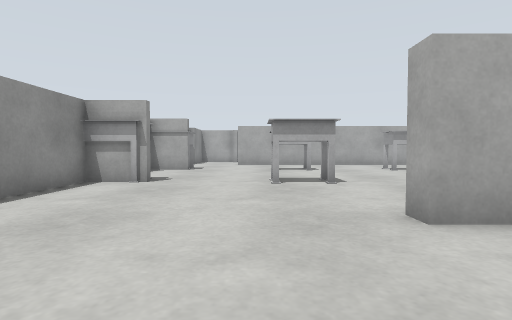
[1] (above)

16 first-person views from a walk through a robot-simulator world made for Gazebo. The camera is 0.08 m above the floor, tilts 2° down and sees 80° across. The floor is counted in squares, 0.1 m on a side. Each view is taken from the middle of a square. On the plan, view 1 faces up. The plan holds only what a view shows up to about 10 squares ahead; the rest is blank. The place goes on beyond the plan.

[2]
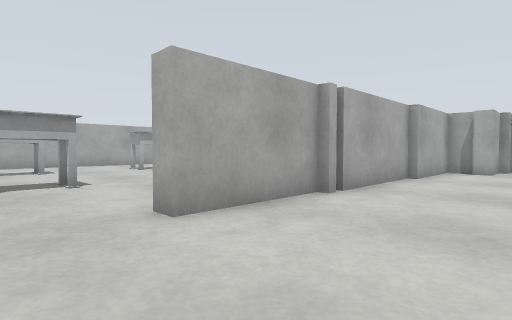

[3]
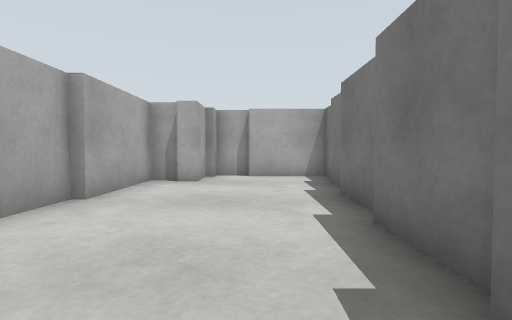

[4]
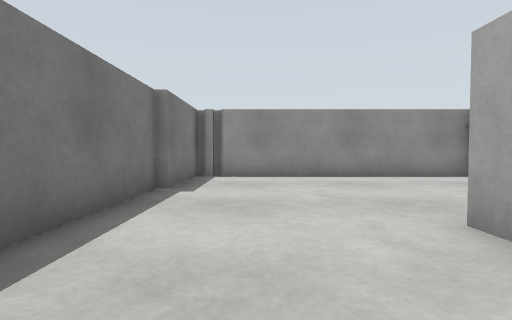

[5]
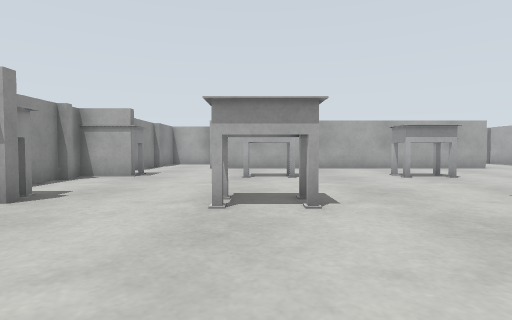

[6]
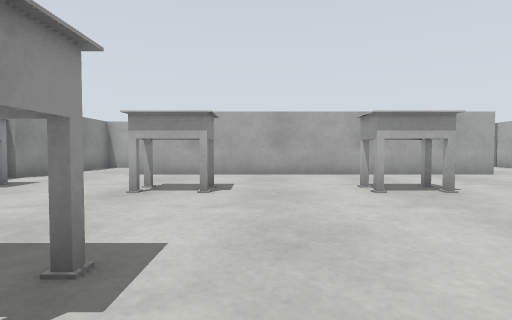

[7]
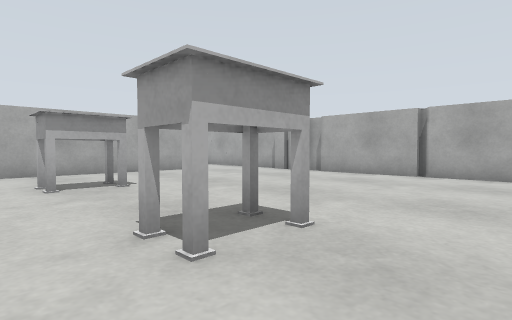

[8]
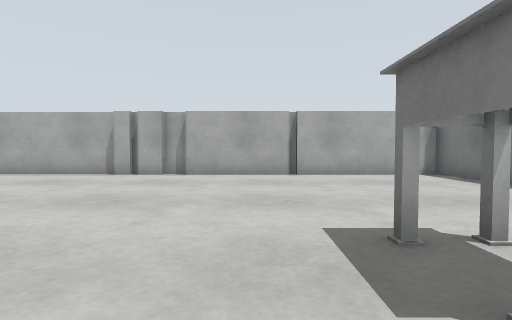

[9]
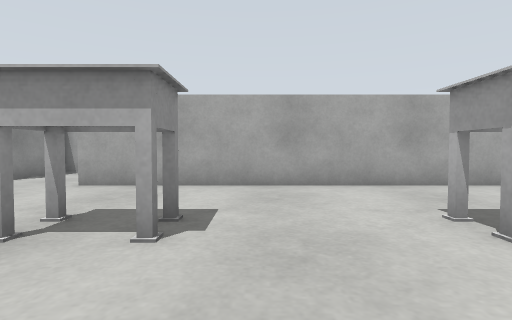

[10]
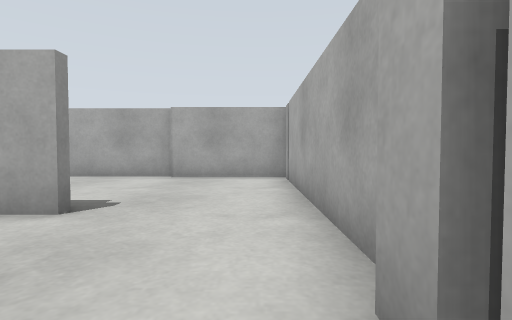

[11]
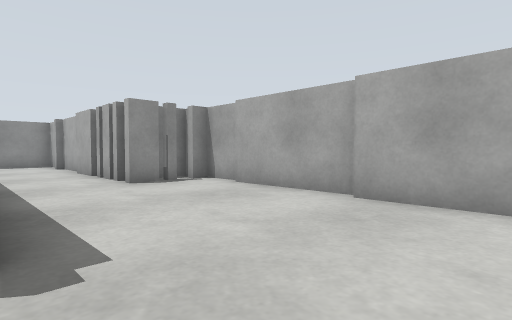

[12]
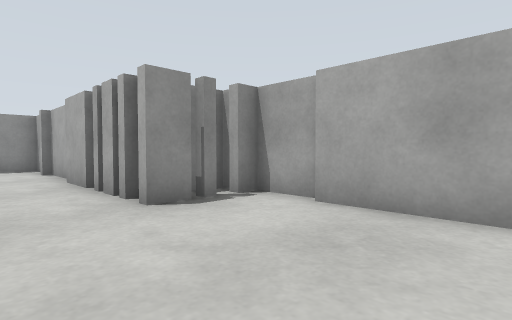

[13]
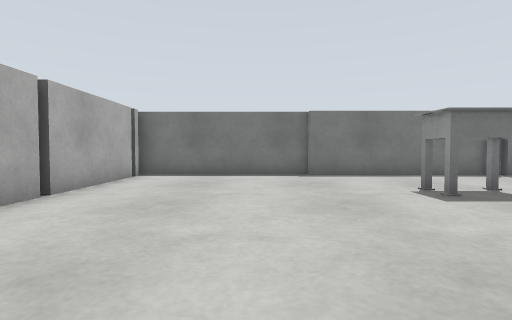

[14]
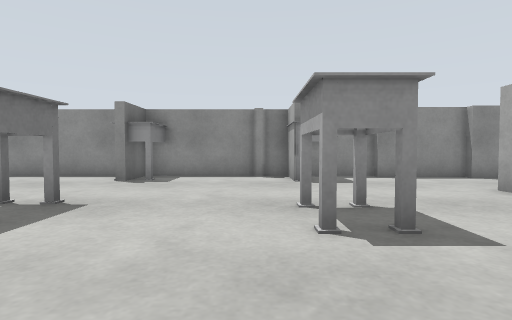

[15]
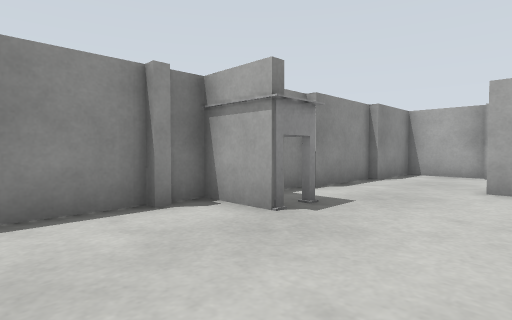

[16]
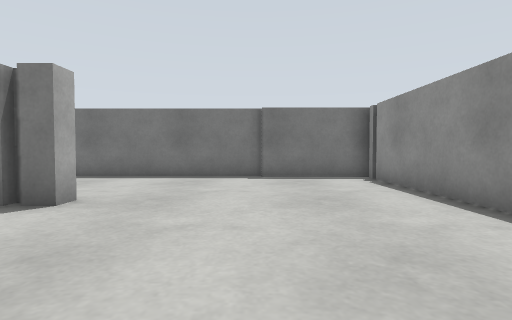

### Floor plan
Ten units are one square. View 1 is at (0, 0); x grows to the right and y downward. Boxes are objects, and circles mark ways between rooms. Rooms are numbered by the first view taken in them; rooms with no view inside come last. Other rooms are left out.
<svg viewBox="-50 -217 193 242">
<path fill="none" stroke="#000" d="M49 -32 18 -32M56 13 74 13M79 15 96 15M89 -30 52 -30M-12 10 54 10M104 18 114 18M118 -19 118 -27 88 -27M-44 8 -11 8M-42 -36 -42 1M122 20 131 20 131 -2M129 -15 116 -15 116 -20M133 -1 133 -12M106 -157 -10 -157M28 -35 84 -35M46 -190 40 -190M31 -190 15 -190M18 -32 18 -37 24 -37M82 -32 138 -32M-34 -120 -42 -120 -42 -111M136 -119 136 -128M138 -112 138 -120M136 -129 136 -135M58 -198 58 -189M136 -79 136 -112M138 -135 138 -198M-42 -110 -42 -85M6 -192 -12 -192M-39 -145 -39 -126M-42 -75 -42 -36M51 -210 51 -200M-14 -192 -34 -192 -34 -169M72 -212 58 -212M-37 -170 -37 -144M136 -41 136 -78M106 -210 72 -210M138 -200 138 -207 105 -207"/>
<rect x="-45" y="-85" width="20" height="20" fill="#bbb"><title>table</title></rect>
<rect x="-35" y="-135" width="10" height="20" fill="#bbb"><title>table</title></rect>
<rect x="-5" y="-85" width="30" height="20" fill="#bbb"><title>table</title></rect>
<rect x="5" y="-135" width="20" height="20" fill="#bbb"><title>table</title></rect>
<rect x="45" y="-85" width="30" height="20" fill="#bbb"><title>table</title></rect>
<rect x="45" y="-135" width="30" height="20" fill="#bbb"><title>table</title></rect>
<circle cx="-10" cy="-30" r="3" fill="#2a7"/>
<text x="40" y="-10">1</text>
<text x="50" y="-110">2</text>
</svg>
Room 1 opens to room 2.

Where each view was taken, in squares from view 1:
view 1: 0 up, 0 right, facing up
view 2: 0 up, 0 right, facing up-right
view 3: 0 up, 4 right, facing right
view 4: 1 up, 5 right, facing left
view 5: 3 up, 1 right, facing up
view 6: 6 up, 3 right, facing up
view 7: 5 up, 4 right, facing up-right
view 8: 9 up, 4 right, facing right
view 9: 9 up, 3 right, facing up
view 10: 12 up, 13 right, facing up
view 11: 16 up, 13 right, facing up-left
view 12: 17 up, 10 right, facing up-left
view 13: 13 up, 10 right, facing down
view 14: 11 up, 5 right, facing left
view 15: 9 up, 0 right, facing up-left
view 16: 8 up, 1 left, facing down
